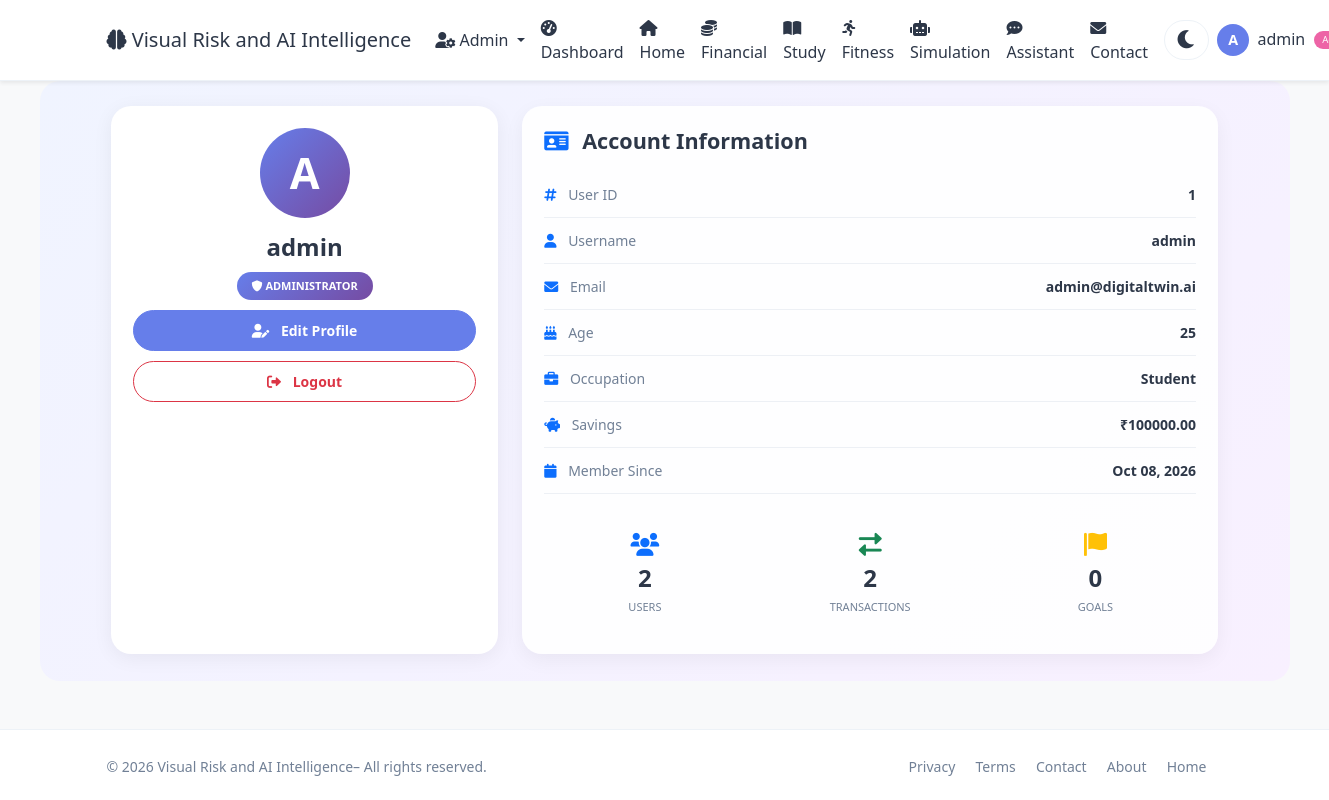
Screenshot of /admin/profile (signed in) with the database file from the repository.
### app.py (models this page shows, shortened)
class User(UserMixin, db.Model):
    id = db.Column(db.Integer, primary_key=True)
    username = db.Column(db.String(80), unique=True, nullable=False)
    email = db.Column(db.String(120), unique=True, nullable=False)
    password_hash = db.Column(db.String(200), nullable=False)
    age = db.Column(db.Integer, default=25)
    occupation = db.Column(db.String(100), default='Student')
    monthly_income = db.Column(db.Float, default=50000)
    monthly_expenses = db.Column(db.Float, default=35000)
    savings = db.Column(db.Float, default=100000)
    study_hours_per_week = db.Column(db.Float, default=20)
    fitness_hours_per_week = db.Column(db.Float, default=5)
    sleep_hours_per_day = db.Column(db.Float, default=7)
    created_at = db.Column(db.DateTime, default=datetime.utcnow)
    is_admin = db.Column(db.Boolean, default=False)
    transactions = db.relationship(
        'Transaction', backref='user', lazy=True
    )
    study_logs = db.relationship(
        'StudyLog', backref='user', lazy=True
    )
    fitness_logs = db.relationship(
        'FitnessLog', backref='user', lazy=True
    )
    goals = db.relationship(
        'Goal', backref='user', lazy=True
    )

### app.py (the view)
@app.route('/admin/profile')
@login_required
def admin_profile():
    if not current_user.is_admin:
        flash('Admin access required.')
        return redirect(url_for('user_dashboard'))
    total_users = User.query.count()
    total_transactions = Transaction.query.count()
    total_goals = Goal.query.count()
    return render_template(
        'admin/profile.html',
        user=current_user,
        total_users=total_users,
        total_transactions=total_transactions,
        total_goals=total_goals
    )

### app.py (called while the page is built)
@app.context_processor
def utility_processor():
    return dict(datetime=datetime)

@login_manager.user_loader
def load_user(user_id):
    return User.query.get(int(user_id))

### Templates/admin/profile.html (shortened to what this page needs)
{% extends "base.html" %}
{% block content %}
<div class="container-fluid profile-wrapper">
    <div class="row g-4 justify-content-center">
        <div class="col-lg-4 col-md-5">
            <div class="profile-card text-center">
                <div class="profile-avatar">
                    {{ user.username[0]|upper }}
                </div>
                <h3 class="fw-bold">{{ user.username }}</h3>
                <span class="admin-label">
                    <i class="fas fa-shield-alt"></i>
                    ADMINISTRATOR
                </span>
               <a href="{{ url_for('admin_edit_profile') }}"
                   class="btn btn-primary profile-action">
                    <i class="fas fa-user-edit me-2"></i>
                    Edit Profile
                </a>
                <a href="{{ url_for('logout') }}"
                   class="btn btn-outline-danger profile-action">
                    <i class="fas fa-sign-out-alt me-2"></i>
                    Logout
                </a>
            </div>
        </div>
        <div class="col-lg-7 col-md-7">
            <div class="info-card">
                <h4 class="fw-bold mb-4">
                    <i class="fas fa-id-card text-primary me-2"></i>
                    Account Information
                </h4>
                <div class="info-row">
                    <span class="info-label">
                        <i class="fas fa-hashtag text-primary me-2"></i>
                        User ID
                    </span>
                    <span class="info-value">{{ user.id }}</span>
                </div>
                <div class="info-row">
                    <span class="info-label">
                        <i class="fas fa-user text-primary me-2"></i>
                        Username
                    </span>
                    <span class="info-value">{{ user.username }}</span>
                </div>
                <div class="info-row">
                    <span class="info-label">
                        <i class="fas fa-envelope text-primary me-2"></i>
                        Email
                    </span>
                    <span class="info-value">{{ user.email }}</span>
                </div>
                <div class="info-row">
                    <span class="info-label">
                        <i class="fas fa-birthday-cake text-primary me-2"></i>
                        Age
                    </span>
                    <span class="info-value">
                        {{ user.age if user.age else 'Not provided' }}
                    </span>
                </div>
                <div class="info-row">
                    <span class="info-label">
                        <i class="fas fa-briefcase text-primary me-2"></i>
                        Occupation
                    </span>
                    <span class="info-value">
                        {{ user.occupation or 'Not provided' }}
                    </span>
                </div>
                <div class="info-row">
                    <span class="info-label">
                        <i class="fas fa-piggy-bank text-primary me-2"></i>
                        Savings
                    </span>
                    <span class="info-value">
                        ₹{{ "%.2f"|format(user.savings or 0) }}
                    </span>
                </div>
                <div class="info-row">
                    <span class="info-label">
                        <i class="fas fa-calendar text-primary me-2"></i>
                        Member Since
                    </span>
                    <span class="info-value">
                        {{ user.created_at.strftime('%b %d, %Y') if user.created_at else 'N/A' }}
                    </span>
                </div>
                <div class="row mt-4">
                    <div class="col-4 stat-box">
                        <i class="fas fa-users text-primary"></i>
                        <h3>{{ total_users }}</h3>
                        <small>Users</small>
                    </div>
                    <div class="col-4 stat-box">
                        <i class="fas fa-exchange-alt text-success"></i>
                        <h3>{{ total_transactions }}</h3>
                        <small>Transactions</small>
                    </div>
                    <div class="col-4 stat-box">
                        <i class="fas fa-flag text-warning"></i>
                        <h3>{{ total_goals }}</h3>
                        <small>Goals</small>
                    </div>
                </div>
            </div>
        </div>
    </div>
</div>
{% endblock %}

### Templates/base.html (shortened to what this page needs)
<!DOCTYPE html>
<html lang="en" data-theme="light">
<head>
    <link href="https://cdn.jsdelivr.net/npm/bootstrap@5.3.0/dist/css/bootstrap.min.css" rel="stylesheet">
    <link rel="stylesheet" href="https://cdnjs.cloudflare.com/ajax/libs/font-awesome/6.0.0/css/all.min.css">
</head>
<body>
    <nav class="navbar navbar-expand-lg navbar-light bg-white shadow-sm">
        <div class="container">
            <a class="navbar-brand" href="{{ url_for('index') }}">
                <i class="fas fa-brain"></i> Visual Risk and AI Intelligence
            </a>
            <div class="collapse navbar-collapse" id="navbarNav">
                <ul class="navbar-nav ms-auto align-items-lg-center">
                    {% if current_user.is_authenticated %}
                        {% if current_user.is_admin %}
                            <li class="nav-item dropdown">
                                <a class="nav-link dropdown-toggle" href="#" id="adminDropdown" role="button" data-bs-toggle="dropdown">
                                    <i class="fas fa-user-cog"></i> Admin
                                </a>
                            </li>
                        {% endif %}
                        <li class="nav-item">
                            <a class="nav-link" href="{{ url_for('user_dashboard') }}">
                                <i class="fas fa-tachometer-alt me-1"></i>Dashboard
                            </a>
                        </li>
                    <li class="nav-item">
                            <a class="nav-link" href="{{ url_for('index') }}">
                                <i class="fas fa-home"></i>Home
                            </a>
                        </li>
                        <li class="nav-item">
                            <a class="nav-link" href="{{ url_for('user_financial') }}">
                                <i class="fas fa-coins me-1"></i>Financial
                            </a>
                        </li>
                        <li class="nav-item">
                            <a class="nav-link" href="{{ url_for('user_study') }}">
                                <i class="fas fa-book-open me-1"></i>Study
                            </a>
                        </li>
                        <li class="nav-item">
                            <a class="nav-link" href="{{ url_for('user_fitness') }}">
                                <i class="fas fa-running me-1"></i>Fitness
                            </a>
                        </li>
                        <li class="nav-item">
                            <a class="nav-link" href="{{ url_for('user_simulation') }}">
                                <i class="fas fa-robot me-1"></i>Simulation
                            </a>
                        </li>
                        <li class="nav-item">
                            <a class="nav-link" href="{{ url_for('user_assistant') }}">
                                <i class="fas fa-comment-dots me-1"></i>Assistant
                            </a>
                        </li>
                    <li class="nav-item">
    <a class="nav-link" href="{{ url_for('contact') }}">
        <i class="fas fa-envelope me-1"></i>Contact
    </a>
</li>
                        <li class="nav-item">
                            <button class="theme-toggle" id="themeToggle" aria-label="Toggle theme">
                                <i class="fas fa-moon"></i>
                            </button>
                        </li>
                        <li class="nav-item dropdown">
                            <a class="nav-link dropdown-toggle" href="#" id="userDropdown" role="button" data-bs-toggle="dropdown">
                                <span class="user-avatar">{{ current_user.username[0]|upper }}</span>
                                <span class="ms-1">{{ current_user.username }}</span>
                                {% if current_user.is_admin %}
                                    <span class="admin-badge">Admin</span>
                                {% endif %}
                            </a>
                        </li>
                    {% endif %}
                </ul>
            </div>
        </div>
    </nav>
    {% block content %}{% endblock %}
    <footer class="mt-5 py-4 bg-light border-top">
        <div class="container">
            <div class="row align-items-center">
                <div class="col-md-6 text-center text-md-start">
                    <span class="text-muted small">© 2026 Visual Risk and AI Intelligence– All rights reserved.</span>
                </div>
                <div class="col-md-6 text-center text-md-end">
                    <a href="{{ url_for('privacy') }}" class="text-muted text-decoration-none me-3 small">Privacy</a>
                    <a href="{{ url_for('terms') }}" class="text-muted text-decoration-none me-3 small">Terms</a>
                    <a href="{{ url_for('contact') }}" class="text-muted text-decoration-none me-3 small">Contact</a>
                    <a href="{{ url_for('about') }}" class="text-muted text-decoration-none me-3 small">About</a>
                    <a href="{{ url_for('index') }}" class="text-muted text-decoration-none me-3 small">Home</a>
                </div>
            </div>
        </div>
    </footer>
</body>
</html>

### Templates/base.html (style rules this page uses)
:root { --bg-body: #f8f9fa; --bg-navbar: #ffffff; --bg-card: #ffffff; --text-primary: #2d3748; --text-muted: #718096; --border-color: #edf2f7; --shadow: 0 4px 20px rgba(0,0,0,0.06); --glass-bg: rgba(255,255,255,0.6); --glass-border: rgba(255,255,255,0.25); --accent: #667eea; --accent-gradient: linear-gradient(135deg, #667eea, #764ba2); --bg-input: #ffffff; --bg-light: #f7fafc; --bg-wrapper: #f0f4ff; --bg-hero: linear-gradient(135deg, #667eea 0%, #764ba2 100%); --dropdown-bg: #ffffff; --dropdown-text: #2d3748; --btn-bg: #667eea; --btn-hover: #5a6fd6; --badge-bg: #edf2f7; --badge-text: #4a5568; --progress-bg: #edf2f7; --progress-fill: linear-gradient(90deg, #667eea, #764ba2); }
body { background: var(--bg-body) !important; color: var(--text-primary) !important; font-family: 'Segoe UI', Tahoma, Geneva, Verdana, sans-serif; transition: background 0.3s, color 0.3s; }
.navbar { background: var(--bg-navbar) !important; border-bottom: 1px solid var(--border-color); }
.navbar-brand, .nav-link { color: var(--text-primary) !important; }
.btn-primary { background: var(--btn-bg) !important; border-color: var(--btn-bg) !important; }
.card, .glass-card, .chart-container, .predict-card, .profile-card, .goals-card, .card-glass, .chart-box, .predict-box, .activity-card { background: var(--bg-card) !important; border-color: var(--border-color) !important; color: var(--text-primary) !important; box-shadow: var(--shadow) !important; }
.bg-light, .bg-white { background: var(--bg-card) !important; }
.text-muted { color: var(--text-muted) !important; }
.border-top, .border-bottom { border-color: var(--border-color) !important; }
.theme-toggle { background: transparent; border: none; font-size: 1.3rem; color: var(--text-primary); cursor: pointer; transition: transform 0.3s; padding: 0.2rem 0.7rem; border-radius: 30px; background: var(--bg-input); margin-left: 0.5rem; border: 1px solid var(--border-color); }
.user-avatar { width: 32px; height: 32px; border-radius: 50%; background: var(--accent); color: white; display: inline-flex; align-items: center; justify-content: center; font-weight: 600; font-size: 0.9rem; }
.admin-badge { font-size: 0.6rem; background: #ed64a6; color: white; padding: 0.15rem 0.5rem; border-radius: 30px; margin-left: 0.3rem; vertical-align: middle; }

### Templates/admin/profile.html (style rules this page uses)
.profile-wrapper { background: linear-gradient(135deg, #f0f4ff, #f8f0ff); padding: 25px 20px; border-radius: 20px; min-height: 75vh; max-width: 1250px; margin: 0 auto; }
.profile-card, .info-card { background: rgba(255,255,255,0.9); border-radius: 20px; padding: 22px; box-shadow: 0 6px 20px rgba(0,0,0,0.05); height: 100%; }
.profile-avatar { width: 90px; height: 90px; border-radius: 50%; background: linear-gradient(135deg, #667eea, #764ba2); color: white; display: flex; justify-content: center; align-items: center; font-size: 2.7rem; font-weight: bold; margin: 0 auto 15px; }
.profile-card h3 { font-size: 1.5rem; margin-bottom: 10px; }
.admin-label { display: inline-block; background: linear-gradient(135deg, #667eea, #764ba2); color: white; padding: 6px 15px; border-radius: 25px; font-size: 11px; font-weight: 600; }
.profile-action { display: block; width: 100%; padding: 9px; border-radius: 25px; margin-top: 10px; font-size: 14px; font-weight: 600; }
.info-card h4 { font-size: 1.35rem; margin-bottom: 18px !important; }
.info-row { display: flex; justify-content: space-between; align-items: center; padding: 12px 0; border-bottom: 1px solid #edf0f5; gap: 15px; font-size: 14px; }
.info-label { color: #718096; }
.info-value { font-weight: 600; color: #2d3748; text-align: right; overflow-wrap: anywhere; }
.stat-box { text-align: center; padding: 15px 5px; }
.stat-box i { font-size: 23px; margin-bottom: 8px; }
.stat-box h3 { font-size: 1.5rem; font-weight: 800; margin: 0; }
.stat-box small { color: #718096; text-transform: uppercase; font-size: 11px; }

### rows the page displays
User: username "A", username "admin", id "1", email "admin@digitaltwin.ai", age "25", occupation "Student", savings "100000.00", created_at "Oct 08, 2026"

### other values shown
{{ total_users }} "2"
{{ total_transactions }} "2"
{{ total_goals }} "0"
